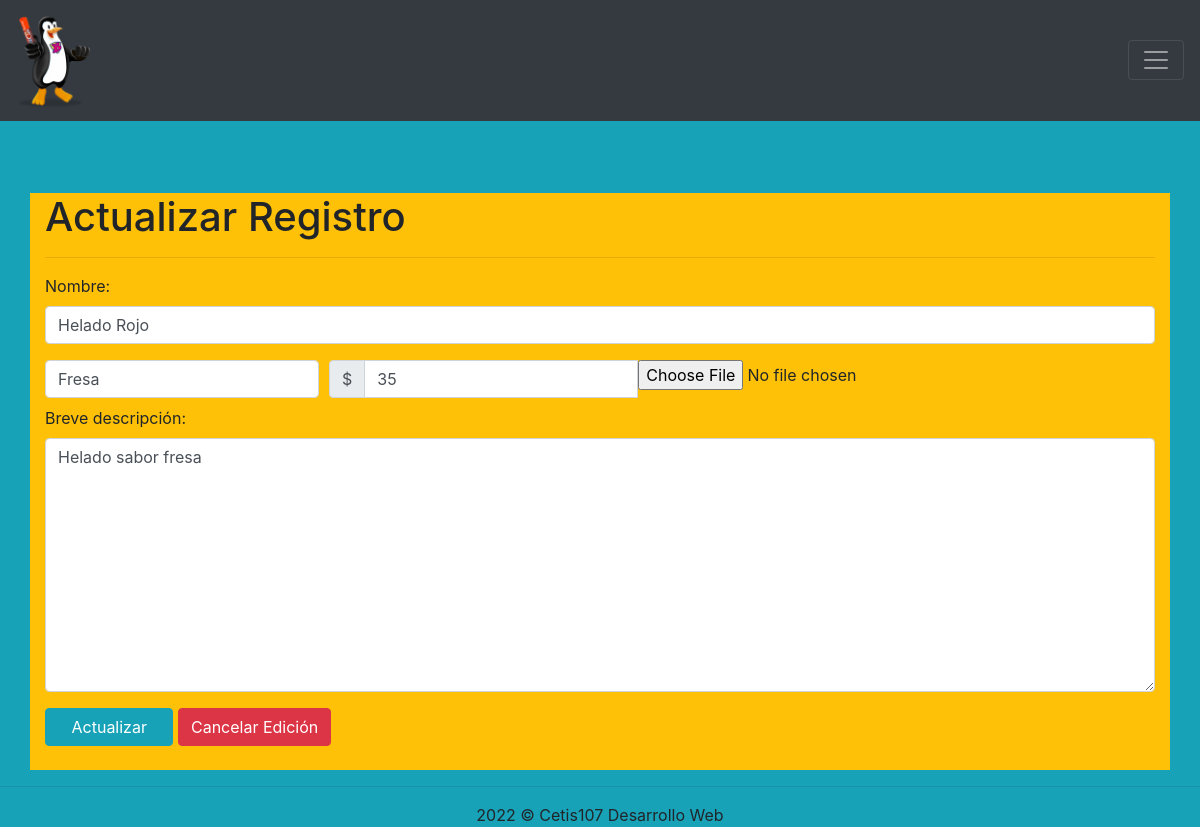
Screenshot of /TiendaBonIce_Parcial2/actualizarRegistro.php?id=1 with the database file from the repository.
### tables this page shows
CREATE TABLE `productos` (
  `id` int(11) NOT NULL,
  `nombre_producto` varchar(100) NOT NULL,
  `sabor` varchar(100) NOT NULL,
  `precio` int(11) NOT NULL,
  `breve_descripcion` text NOT NULL,
  `imagen` varchar(200) NOT NULL
);

### TiendaBonIce_Parcial2/actualizarRegistro.php (the view, shortened to what this page needs)
<!DOCTYPE html>
<html lang="en">
<head>
    <link rel="stylesheet" href="css/bootstrap.css">
</head>
<body class="fondo">
    <?php
        include 'conexionConBD.php';
        $id = $_GET["id"];
        $sql = "SELECT * FROM productos WHERE id=" . $id;
        $resultado = $conexion->query($sql);
        $registro = $resultado->fetch_assoc();
    ?>
    <?php include 'menu.php'; ?>
    <br><br><br>
    <div class="container bg-warning">
        <div class="row">
            <div class="col-12">
                <h1>Actualizar Registro</h1><hr>
                <form method="post" action="guardarRegistro.php" enctype="multipart/form-data">
                    <div class="form-group">
                        <label for="">Nombre:</label>
                        <input value="<?php echo $registro["nombre_producto"]; ?>" type="text" class="form-control" name="nombre_producto">
                    </div>
                    <div class="form-row align-items-center">
                        <div class="col-auto">
                            <input value="<?php echo $registro["sabor"]; ?>" name="sabor" type="text" class="form-control mb-2" id="inlineFormInput">
                        </div>
                        <div class="col-auto">
                            <div class="input-group mb-2">
                                <div class="input-group-prepend">
                                    <div class="input-group-text">$</div>
                                </div>
                                <input value="<?php echo $registro["precio"]; ?>" name="precio" type="number" class="form-control" id="inlineFormInputGroup">
                                <input type="file" name="file1">
                            </div>
                        </div>
                    </div>
                    <div class="form-group">
                        <label for="">Breve descripción:</label>
                        <textarea class="form-control" name="breve_descripcion" rows="10" ><?php echo $registro["breve_descripcion"]; ?></textarea>
                    </div>
                    <div>
                        <input type="submit" class="btn btn-info" value="   Actualizar   ">
                        <a href="consultarDatos.php" class="btn btn-danger">Cancelar Edición</a>
                    </div>
                    <br>
                </form>
            </div>
        </div>
    </div>
    <footer class="text-center">
        <hr>
        2022 &copy; Cetis107 Desarrollo Web
    </footer>
</body>
</html>

### TiendaBonIce_Parcial2/actualizarRegistro.php (style rules this page uses)
.fondo { background-color: #17a2b8; }

### rows the page displays
productos: nombre_producto "Helado Rojo", sabor "Fresa", precio "35", breve_descripcion "Helado sabor fresa"
